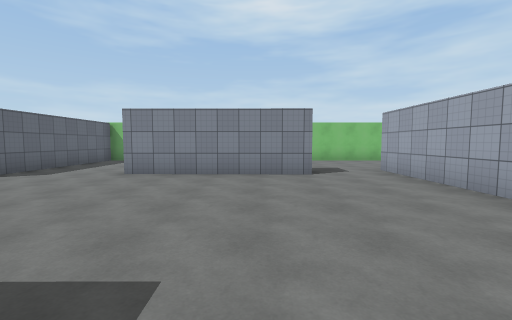
[1] (above)

21 first-person views from a walk through a scene from a Unity 3-D project. The camera is 1.5 m above the floor, tilts 4° down and sees 90° across. The floor is counted in squares, 2 m on a side. Each view is taken from the middle of a square. On the plan, view 1 faces up. The plan holds only what a view shows up to about 9 squares ahead; the rest is blank. The player character is not drawn. Surface patterns are stand-ins for the level's own textures.

[2]
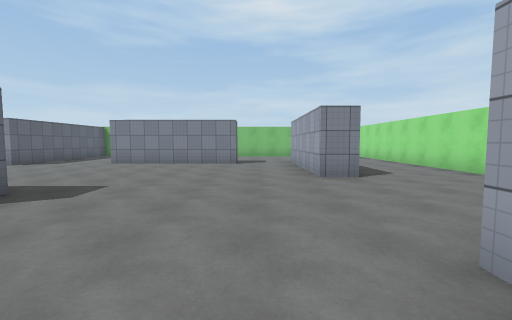

[3]
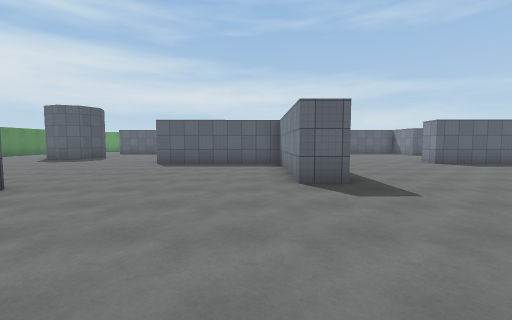

[4]
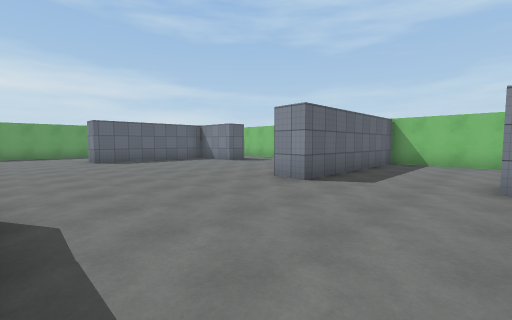

[5]
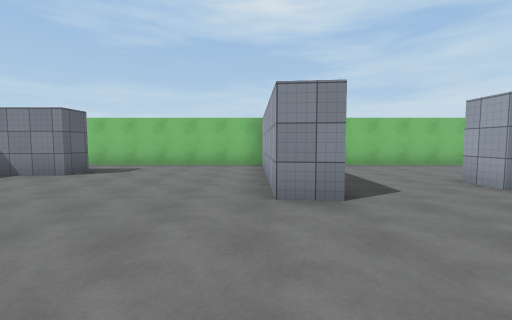

[6]
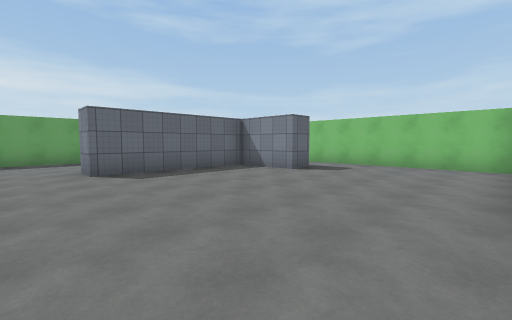

[7]
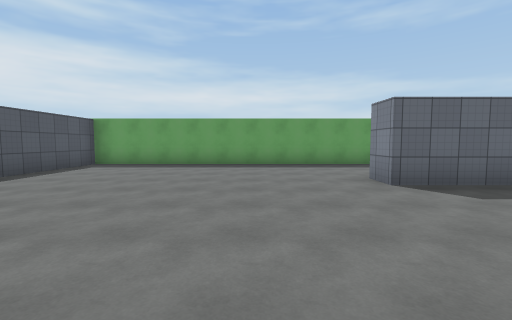

[8]
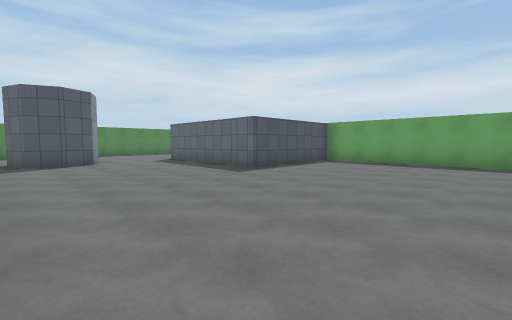

[9]
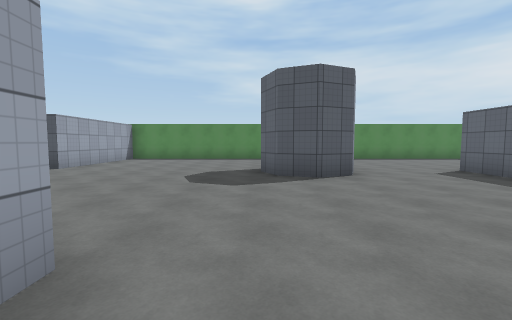

[10]
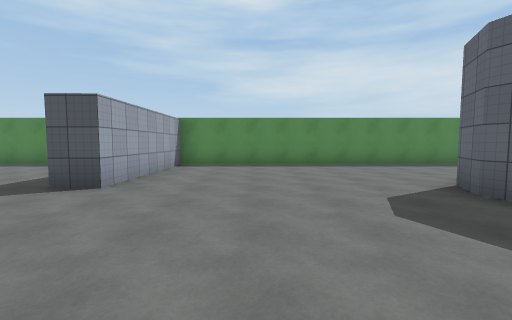

[11]
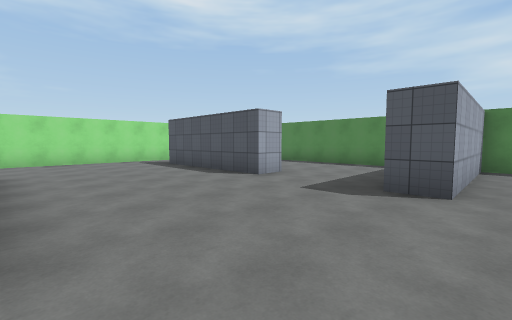

[12]
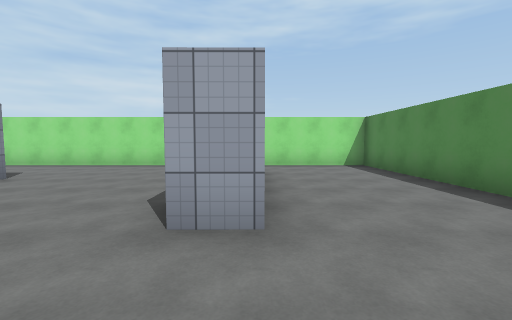

[13]
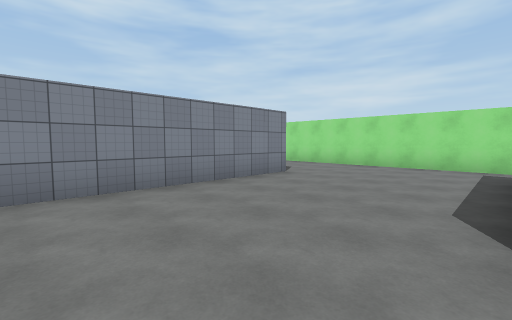

[14]
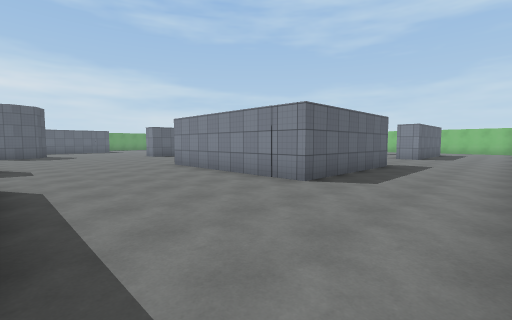

[15]
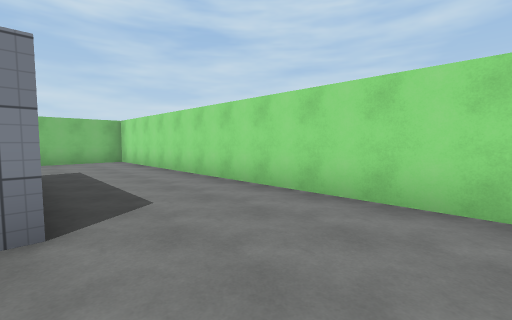

[16]
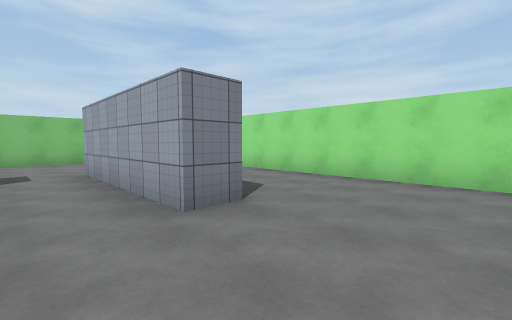

[17]
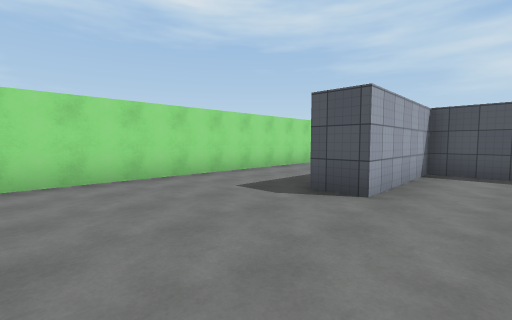

[18]
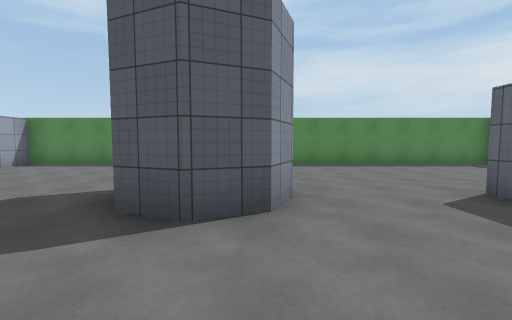

[19]
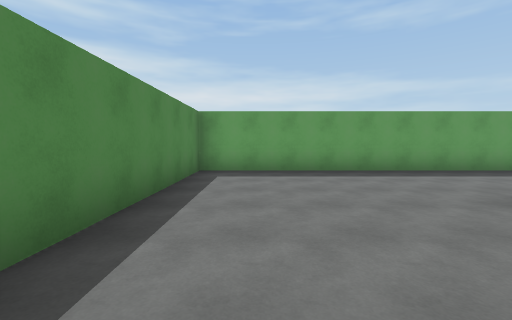

[20]
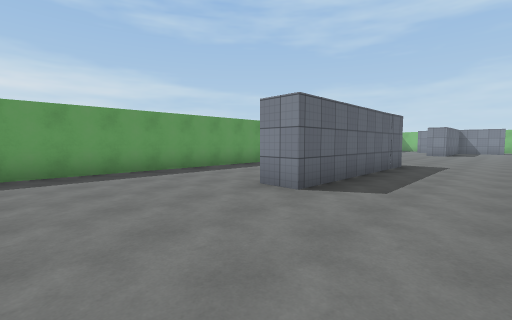

[21]
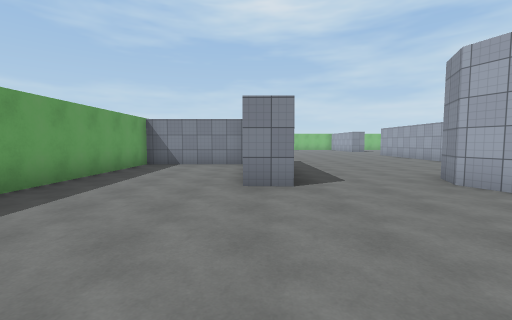

### Floor plan
Points are (right, up) in squares from view 1. A wall is a line through its corners. A room is listed if a view was taken in it or the views show most of it. See-through windows are left out.
Room 1 (views 1, 2, 3, 4, 5, 6, 7, 8, 9, 10, 11, 12, 13, 14, 15, 16, 17, 18, 19, 20, 21)
walls: (-1.6, 0.7) (-1.6, -0.2) (-6, -0.2) (-5.9, -4.5); (2, -5) (3.4, -5) (3.4, -1.5) (4.3, -1.5) (4.2, -5.9) (-1.1, -5.8); (-10.2, -10.3) (-10.5, -9.6) (-10.2, -8.7) (-9.3, -8.4) (-8.5, -8.7) (-8.1, -9.6) (-8.5, -10.4); (-14.4, -5.3) (-17.7, -5.3) (-17.7, -14.5) (-2.5, -14.5) (-2.5, -10.1) (-1.5, -10.1); (1.3, 5.9) (-3.1, 6) (-3.1, 6.8); (4.3, 2.5) (3.4, 2.5) (3.3, 6.8); (1.2, -11.2) (1.1, -10.1) (5.6, -10.1); (-11.3, 8.7) (-11.3, 7.8) (-13.4, 7.7) (-13.4, 3.4) (-14.3, 3.4); (-6.7, 10.5) (-12.6, 10.5); (-0.2, -14.5) (7.3, -14.5) (7.3, 9.5); (0, 10.5) (-5.9, 10.5) (-5.9, 5.2) (-6.7, 5.3) (-6.8, 9.9); (-17.7, 5) (-17.7, -4.5) (-13.4, -4.5) (-13.4, -9.7) (-14.3, -9.7); (6.4, 10.5) (2, 10.5)

Where each view was taken, in squares from view 1:
view 1: 0 up, 0 right, facing up
view 2: 3 down, 2 right, facing up
view 3: 1 down, 3 right, facing left
view 4: 1 up, 3 left, facing up-left
view 5: 2 up, 7 left, facing up
view 6: 2 up, 7 left, facing up-left
view 7: 1 up, 9 left, facing left
view 8: 1 up, 8 left, facing down-left
view 9: 3 down, 8 left, facing down
view 10: 6 down, 5 left, facing down
view 11: 6 down, 3 left, facing down-right
view 12: 11 down, 1 left, facing right
view 13: 10 down, 1 left, facing up-right
view 14: 10 down, 7 right, facing up-left
view 15: 0 up, 4 right, facing up-right
view 16: 0 up, 2 right, facing up-right
view 17: 2 up, 2 right, facing down-right
view 18: 6 down, 10 left, facing down
view 19: 13 down, 11 left, facing left
view 20: 13 down, 11 left, facing up-left
view 21: 14 down, 14 left, facing up
